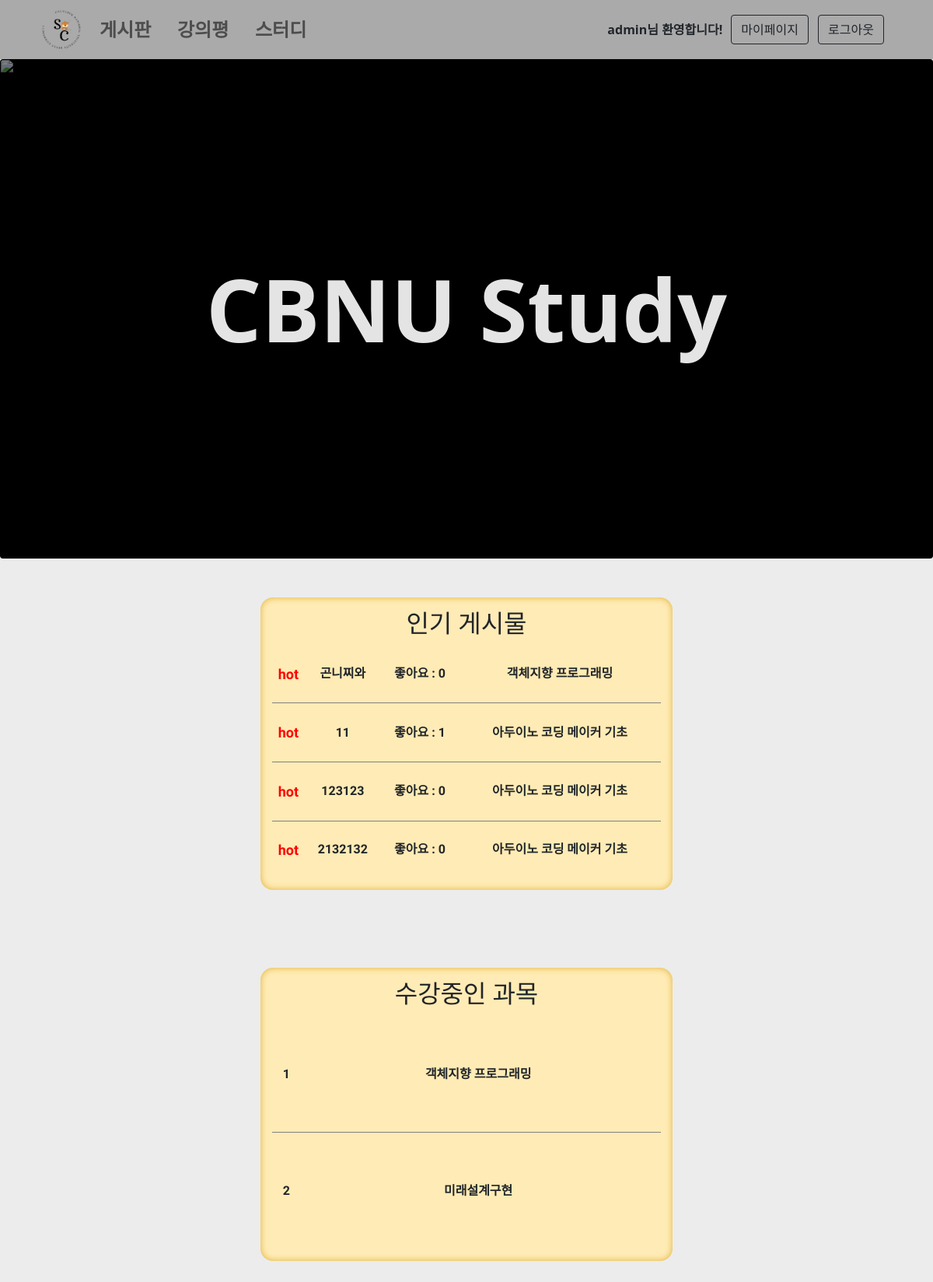
The app's page / (signed in) with its own data.
### board/models.py (models this page shows, shortened)
class Post(models.Model):
    tag = models.CharField(max_length=10)
    title = models.CharField(max_length=30)
    content = models.TextField()
    pubDate = models.DateTimeField(default=timezone.now)
    author = models.CharField(max_length=15)
    lectName = models.CharField(max_length=20)
    comments = models.ManyToManyField(Comment)
    likes = models.ManyToManyField(like)
    files = models.FileField(upload_to='post_files', blank=True, null=True)
    images = models.ImageField(upload_to='post_images', blank=True, null=True)
    font = models.CharField(max_length=50, blank=True)
    fontSize = models.PositiveIntegerField(blank=True, null=True)
    def likeCount(self):
        return self.likes.count()

### accounts/models.py (models this page shows, shortened)
class Lecture(models.Model):
    lectName = models.CharField(max_length = 50)
    professor = models.CharField(max_length = 50)
    eval = models.ManyToManyField(evalLect, blank=True)

### main/views.py (the view)
# urls.py: path('', index, name = 'home'),
def index(request):
    lectList = []
    postinfo = []
    if request.user.is_authenticated:#로그인 됐음
        loginCheck = 1
        try:
            lectList = LectList.objects.get(username = request.user.username)
            lectList = lectList.myLects.all()
        except:
            lectList = LectList()
            lectList.username = request.user.username
            lectList.save()
        if len(lectList) > 0:
            haveLect = 1
        else:
            haveLect = 0
    else: #로그인 안돼있음
        loginCheck = 0
        haveLect = 0
    hotPost = list(Post.objects.all())
    if len(hotPost) <=0:
        hotPost = []
        PostCheck = 0
    else:
        hotPost = hotPost[0:min(4,len(hotPost))]
        postinfo = []
        for i in hotPost:
            postinfo.append({'lectName' : i.lectName,'likeCount' : i.likeCount(), 'title' : i.title, 'pk' : i.pk })
        PostCheck =1
    context ={
        'lectList' : lectList,
        'loginCheck' : loginCheck,
        'haveLect' : haveLect,
        'postinfo' : postinfo,
        'PostCheck' : PostCheck,
    }
    return render(request, 'main/index.html', context)

### templates/main/index.html (shortened to what this page needs)
{% extends 'Base.html' %}
{% block content %}
<!doctype html>
<html lang="en">
<head>
    {% load static %}
    <link href="https://cdn.jsdelivr.net/npm/bootstrap@5.0.2/dist/css/bootstrap.min.css" rel="stylesheet"
>
    <link rel="stylesheet" type="text/css" href="{% static 'css/index.css' %}">
</head>
<body style="background-color: rgb(236, 236, 236);">
    <header>
        <section class="text-center">
            <div class="card">
                <img src="{% static 'image/book.jpg' %}" class="card-img" alt="...">
                <div class="card-img-overlay ">
                    <h1 class=" card-title fw-bold my-5"
                        style="font-size:700%; color : rgba(255, 255, 255, 0.894); text-shadow: -1px 0 #000, 0 2px #000,2px 0 #000, 0 -1px #000;">
                        CBNU
                        Study
                    </h1>
                </div>
            </div>
        </section>
    </header>
    <div class="container" id="wrap" style="text-align : center;">
        <div>
            <h2 style="font-family: 'Black Han Sans', sans-serif" ;>인기 게시물</h2>
            <table width="500" height="300">
                {% if PostCheck %}
                {% for hot in postinfo %}
                <tr class="write">
                    <td class="hot">hot</td>
                    <td onclick="location.href='{%url 'board:Posting' hot.lectName hot.pk %}'" style="cursor:pointer;">
                        {{hot.title}}</td>
                    <td>좋아요 : {{hot.likeCount}}</td>
                    <td onclick="location.href='{%url 'board:board' hot.lectName %}'">{{hot.lectName}}</td>
                </tr>
                {% endfor %}
                {% endif %}
            </table>
        </div>
        <div>
            <h2 style="font-family: 'Black Han Sans', sans-serif" ;>수강중인 과목</h2>
            <table width="500" height="300">
                {% if user.is_authenticated %}
                {% if haveLect %}
                {% for lect in lectList %}
                <tr class="write">
                    <td>{{forloop.counter}}</td>
                    <td onclick="location.href='{%url 'board:board' lect.lectName %}'" style="cursor:pointer;">
                        {{lect.lectName}}</td>
                    <td></td>
                </tr>
                {% endfor %}
                {% else %}
                <tr class="write">
                    <td> 이런! 아직 수강중인 강의가 없어요.. 아래에 링크로 강의를 추가해주세요! </td>
                    <td href="{% url 'accounts:ManageSub' %}">강의추가하기</td>
                </tr>
                {% endif %}
                {% else %}
                <tr class="write">
                    <td style="border-bottom: none"> 로그인이 필요해요. 로그인 또는 회원가입을 해주세요! </td>
                </tr>
                {% endif %}
            </table>
        </div>
    </div>
</body>
</html>
{% endblock %}

### templates/Base.html (shortened to what this page needs)
<!DOCTYPE html>
<html lang="en">
<head>
  <link href="https://cdn.jsdelivr.net/npm/bootstrap@5.2.3/dist/css/bootstrap.min.css" rel="stylesheet"
 />
  <link rel="stylesheet" type="text/css"
    href="https://cdn.jsdelivr.net/npm/bootstrap@5.3.0-alpha3/dist/css/bootstrap.min.css" />
  {% load static %}
  <link rel="stylesheet" type="text/css" href="{% static 'css/Mypage.css' %}" />
</head>
<body>
  <nav class="navbar sticky-top navbar-expand-lg navbar-light" style="background-color: rgb(170, 170, 171)">
    <div class="container">
      <a class="navbar-brand" href="{% url 'main:home' %}">
        <img src="{% static 'image/CBNU__1_-removebg-preview.png' %}" alt="" width="50px"
          class="d-inline-block align-text-center" />
      </a>
      <div class="collapse navbar-collapse" id="navbarDropdownMenuLink">
        <div class="col-md">
          <ul class="navbar-nav">
            <li class="nav-item" id="nav_item">
              <a class="nav-link" href="{% url 'board:home' %}">게시판</a>
            </li>
            <li class="nav-item" id="nav_item">
              <a class="nav-link" href="{% url 'board:eMain' %}">강의평</a>
            </li>
            <li class="nav-item" id="nav_item">
              <a class="nav-link" href="{% url 'studyGroup:Main' %}">스터디</a>
            </li>
          </ul>
        </div>
        <div class="col-auto">
          <form class="d-flex flex-row justify-content-end">
            <table>
              {% if user.is_authenticated %}
              <td class="greet_user">
                <div>{{user.username}}님 환영합니다!</div>
              </td>
              <td>
                <button class="btn btn-outline-dark me-2" type="button"
                  onclick="location.href='{%url 'accounts:MyPage'%}'">
                  마이페이지
                </button>
                <button class="btn btn-outline-dark me-2" type="button"
                  onclick="location.href='{%url 'accounts:Logout'%}'">
                  로그아웃
                </button>
              </td>
              {% endif %}
            </table>
          </form>
        </div>
      </div>
    </div>
  </nav>
  {% block content %} {% endblock %}
</body>
</html>

### static/css/Mypage.css (style rules this page uses)
body { background: rgb(236, 236, 236); }
#nav_item { min-width: 100px; font-size:24px; font-weight:bold; justify-content: center; }
.greet_user { font-weight: bold; padding-right: 10px; }

### static/css/index.css (style rules this page uses)
.card-img { height: 80vh; }
.card-img-overlay { display: flex; flex-direction: column; align-items: center; justify-content: center; height: 100%; }
.card { color: rgb(0, 0, 0); }
div#wrap div { display: inline-block; border-radius: 16px; background-color: #ffebb5; box-shadow: inset 0 0 8px #deb13a; margin: 50px; padding: 15px; }
.write { border-bottom : 1px solid gray; padding: 10px; font-family: 'Nanum Gothic Coding', monospace; font-weight: 900; }
.hot { color: red; font-size :large; }
.write:last-child { border-bottom: none; padding: 10px; font-family: 'Nanum Gothic Coding', monospace; font-weight: 900; }
body { background-color: gray; }
.card-img { opacity: 0.5; }
.card { background-color: black; }

### records on screen
Post: title "곤니찌와", lectName "객체지향 프로그래밍"
Post: title "11", lectName "아두이노 코딩 메이커 기초"
Post: title "123123", lectName "아두이노 코딩 메이커 기초"
Post: title "2132132", lectName "아두이노 코딩 메이커 기초"
Lecture: lectName "객체지향 프로그래밍"
Lecture: lectName "미래설계구현"

### other values on screen
{{ user.username }} "admin"
{{ hot.likeCount }} "0" "1" "0" "0"
